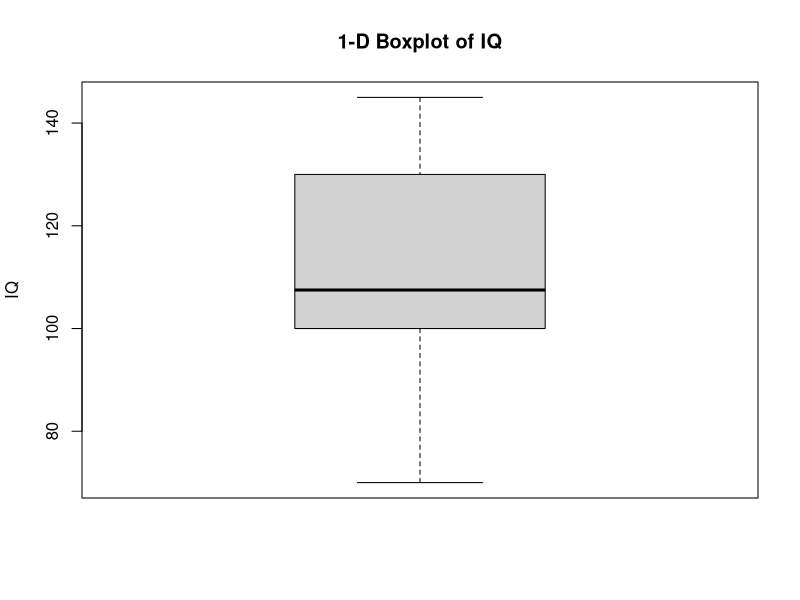

The R script that drew this image:
IQ <- c(100,115,130,85,145,70,100,130,100,115)
mean(IQ)
median(IQ)
mode(IQ)
find_mode <- function(x) {
  u <- unique(x)
  tab <- tabulate(match(x,u))
  u[tab == max(tab)]
  return(u[tab == max(tab)])
}
mode <- find_mode(IQ)
mode
sd(IQ)
summary(IQ)
boxplot(IQ, ylab = 'IQ', main='1-D Boxplot of IQ')